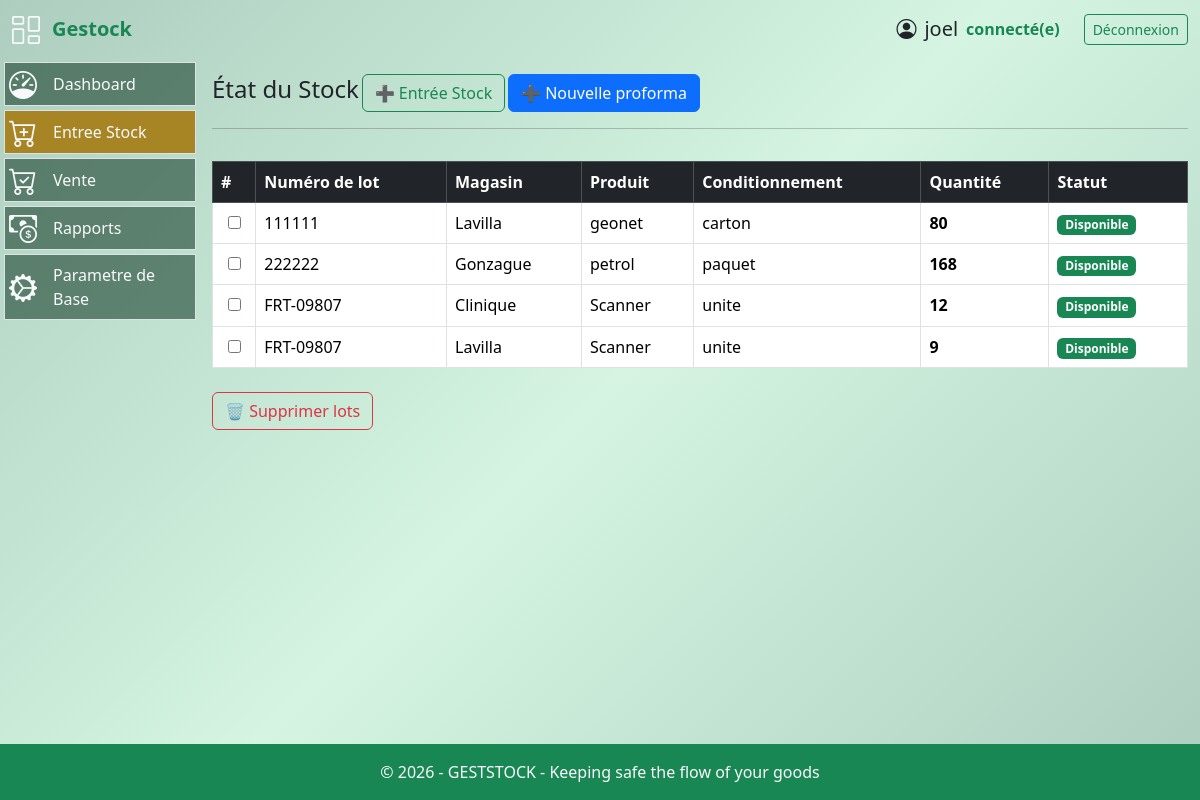
/stock (signed in), run on the app's committed database.
### models.py (models this page shows, shortened)
class User(UserMixin, db.Model):
  id = db.Column(db.Integer, primary_key=True)
  username = db.Column(db.String(64), index=True, nullable=False)
  email = db.Column(db.String(120), unique=True, nullable=False)
  password_hash = db.Column(db.String(256))
  role = db.Column(db.String(20), nullable=False, default='operateur')
  joined_at = db.Column(db.DateTime(), default = datetime.now(timezone.utc), index = True)
  must_change_password = db.Column(db.Boolean, default=False)
  __table_args__ = (
      db.UniqueConstraint('email', name='uq_user_email'),
  )

class Stock(db.Model):
    id = db.Column(db.Integer, primary_key=True)
    produit_id = db.Column(
        db.Integer,
        db.ForeignKey("produit.id"),
        nullable=False
    )
    numero_lot = db.Column(db.String(120), nullable=False)
    quantite = db.Column(db.Integer, nullable=False, default=0)
    seuil_alerte = db.Column(db.Integer, default=5)
    date_creation = db.Column(db.DateTime(), default = datetime.now(timezone.utc), index = True)
    type_conditionnement = db.Column(
    db.Enum(
        TypeConditionnement,
        values_callable=lambda x: [e.value for e in x],
        name="typeconditionnement"
    ),
    nullable=True  # a remplacer par False apres render ok
    )
    magasin_id = db.Column(db.Integer, db.ForeignKey("magasin.id"), nullable=False)
    __table_args__ = (
    db.UniqueConstraint("produit_id", "numero_lot", "magasin_id", "type_conditionnement", name="uix_produit_lot_magasin_conditionnement"),
)

class Magasin(db.Model):
    id = db.Column(db.Integer, primary_key=True)
    nom = db.Column(db.String(120), unique=True, nullable=False)
    stocks = db.relationship("Stock", backref="magasin", lazy=True)

class Produit(db.Model):
  id = db.Column(db.Integer, primary_key=True)
  nom_produit = db.Column(db.String(128), nullable=False,index=True)
  code_produit = db.Column(db.String(256), nullable=False, unique=True)
  description = db.Column(db.String(256), nullable=False)
  image = db.Column(db.String(255), nullable=True)
  stocks = db.relationship("Stock", backref="produit", lazy=True)

### routes.py (the view)
@app.route("/stock", methods=["GET"])
@login_required
def etat_stock():
    produits_all = Produit.query.order_by(Produit.nom_produit).all()
    magasins = Magasin.query.order_by(Magasin.nom).all()
    stocks = (
        Stock.query
        .join(Produit)
        .filter(Stock.quantite > 0)
        .order_by(Stock.numero_lot)
        .all()
    )
    return render_template(
        "ajout_stock.html",   # ta page unique
        stocks=stocks,
        produits_all=produits_all,
        magasins=magasins
    )

### routes.py (called while the page is built)
@app.after_request
def disable_cache(response):
    response.headers["Cache-Control"] = "no-store, no-cache, must-revalidate, private"
    response.headers["Pragma"] = "no-cache"
    response.headers["Expires"] = "0"
    return response

@login_manager.user_loader
def load_user(user_id):
    return User.query.get(int(user_id))

@app.context_processor
def utility_processor():
    def is_active(prefix):
        return request.endpoint and prefix in request.endpoint
    return dict(is_active=is_active)

### templates/ajout_stock.html (shortened to what this page needs)
{% extends "base.html" %}
{% block content %}
<div class="py-3">
  <div class="col-6 d-flex justify-content-between align-items-center">
    <h4>État du Stock</h4>
    <button class="btn btn-outline-success"
            data-bs-toggle="modal"
            data-bs-target="#addAchatModal">
      ➕ Entrée Stock
    </button>
    <a href="{{ url_for('nouvelle_proforma') }}"
       class="btn btn-primary">
      ➕ Nouvelle proforma
    </a>
  </div>
  <hr>
  {% if stocks %}
  <form action="{{ url_for('delete_lot') }}" method="post">
    <div class="table-responsive" style="max-height: 350px;">
      <table class="table table-bordered table-hover mt-3">
        <thead class="table-dark">
          <tr>
            <th>#</th>
            <th>Numéro de lot</th>
            <th>Magasin</th>
            <th>Produit</th>
            <th>Conditionnement</th>
            <th>Quantité</th>
            <th>Statut</th>
          </tr>
        </thead>
        <tbody>
        {% for s in stocks %}
          <tr class="stock-row"
              data-id="{{ s.id }}"
              data-lot="{{ s.numero_lot }}"
              data-magasin="{{ s.magasin.id }}"
              data-produit="{{ s.produit.id }}"
              data-quantite="{{ s.quantite }}"
              data-conditionnement="{{ s.type_conditionnement.value}}"
              style="cursor:pointer">
            <td class="text-center align-middle">
              <input type="checkbox"
                     name="stock_ids[]"
                     value="{{ s.id }}">
            </td>
            <td>{{ s.numero_lot }}</td>
            <td>{{ s.magasin.nom }}</td>
            <td>{{ s.produit.nom_produit }}</td>
            <td>{{s.type_conditionnement.value}}</td>
            <td class="fw-bold">{{ s.quantite }}</td>
            <td>
              {% if s.quantite == 0 %}
                <span class="badge bg-danger">Rupture</span>
              {% elif s.quantite < s.seuil_alerte %}
                <span class="badge bg-warning text-dark">Faible</span>
              {% else %}
                <span class="badge bg-success">Disponible</span>
              {% endif %}
            </td>
          </tr>
        {% endfor %}
        </tbody>
      </table>
    </div>
    <button type="submit"
            class="btn btn-outline-danger mt-2"
            onclick="return confirm('Supprimer les lots sélectionnés ?')">
      🗑 Supprimer lots
    </button>
  </form>
  {% else %}
    <div class="alert alert-warning text-center mt-3">
      Aucun produit en stock pour le moment.
    </div>
  {% endif %}
</div>
{% endblock %}

### templates/base.html (shortened to what this page needs)
<!DOCTYPE html>
<html lang="fr">
<head>
    <link rel="stylesheet" href="/static/style/styles.css">
    <link rel="stylesheet" href="{{ url_for('static', filename='css/bootstrap.min.css') }}">
    <link rel="stylesheet" href="{{ url_for('static', filename='style/styles.css') }}">
    <link rel="stylesheet" href="https://cdn.jsdelivr.net/npm/bootstrap-icons@1.11.3/font/bootstrap-icons.css">
</head>
<body class="d-flex flex-column min-vh-100 bg-gradient-success">
    <header class="container-fluid py-2">
        <div class="row align-items-between">
            <div class="col-2 gap-2 d-flex align-items-center">
                    <i class="bi bi-columns-gap text-light fs-3"></i>
                <span class="fs-5 px-1 fw-semibold text-success">
                    Gestock
                </span>
            </div>
            <div class="col-10 d-flex gap-4 justify-content-end align-items-center">
                {% if current_user.is_authenticated %}
                    <div class="d-flex justify-content-end align-items-center ">
                        <span class="fs-5 d-flex justify-content-end mx-2 align-items-center">
                            <i class="bi bi-person-circle fs-5 mx-2"></i>
                            {{ current_user.username }}
                        </span>
                        <span class="fs-6 fw-semibold text-success">connecté(e)</span>
                    </div>
                    <div>
                        <a href="{{ url_for('logout') }}" class="btn btn-sm btn-outline-success">
                            Déconnexion
                        </a>
                    </div>
                {% endif %}
            </div>
        </div>
    </header>
    <main class="container-fluid flex-fill">
            <div class="row">
                {% if current_user.is_authenticated %}
                {% if request.path.startswith('/gestion_materiel') %}
                <nav class="col-3 col-md-2 p-1">
                            {% set active_pages = ['paiement', 'produit', 'client', 'dashboard', 'transaction', 'facture', 'stock', 'user'] %}
                        <ul class="nav flex-column gap-1">
                            {% if current_user.role in ["admin","operateur"] %}
                            <li class="nav-item  px-1  {{ 'active bg-nav2' if is_active('client') else '' }}
                                bg-nav-hover bg-nav border d-flex flex-fill justify-content-start align-items-center">
                                <i class="bi bi-person-standing text-light fs-3"></i>
                                <a class="nav-link active text-light" href="{{ url_for('client') }}">Gestion Clients</a>
                            </li>
                            <li class="{{ 'active bg-nav2' if is_active('produit') else '' }} nav-item bg-nav-hover bg-nav px-1 border d-flex flex-fill justify-content-start align-items-center">
                                <i class="bi bi-bag-fill text-light fs-3"></i>
                                <a class="nav-link text-light" href="{{url_for('produit')}}">Gestion Produits</a>
                            </li>
                            <li class="{{ 'active bg-nav2' if is_active('liste_vendeurs') else '' }} nav-item bg-nav-hover bg-nav px-1 border d-flex flex-fill justify-content-start align-items-center">
                                <i class="bi bi-bag-fill text-light fs-3"></i>
                                <a class="nav-link text-light" href="{{url_for('liste_vendeurs')}}">Gestion Vendeurs</a>
                            </li>
                            {% endif %}
                            {% if current_user.role == "admin" %}
                            <li class="{{ 'bg-nav2' if is_active('compagnie') else '' }} nav-item bg-nav-hover bg-nav px-1 border d-flex flex-fill justify-content-start align-items-center">
                                <i class="bi bi-building fs-3 text-light"></i>
                                <a class="nav-link text-light" href="{{url_for('compagnie')}}">Ma Compagnie</a>
                            </li>
                            <li class="{{ 'bg-nav2' if is_active('user') else '' }} nav-item bg-nav-hover bg-nav px-1 border d-flex flex-fill justify-content-start align-items-center">
                                <i class="bi bi-people fs-3 text-light"></i>
                                <a class="nav-link text-light" href="{{url_for('user')}}">Gestion Utilisateurs</a>
                            </li>
                            {% endif %}
                            {% if current_user.role in ["admin","operateur"] %}
                            <li class="nav-item bg-nav-hover bg-nav px-1 border d-flex flex-fill justify-content-start align-items-center">
                                <i class="bi bi-arrow-left-square-fill text-light fs-3"></i>
                                {% if current_user.role == "admin" %}
                                <a class="nav-link text-light"  href="{{url_for('dashboard')}}">Retour</a>
                                {% else %}
                                <a class="nav-link text-light"  href="{{url_for('etat_stock')}}">Retour</a>
                                {% endif %}
                            </li>
                            {% endif %}
                        </ul>
                    </nav>
                    {% else %}
                    <nav class="col-3 col-md-2 p-1">
                        <ul class="nav flex-column gap-1">
                            {% if current_user.role == "admin" %}
                            <li class=" {{ 'bg-nav2' if is_active('dashboard') else '' }} nav-item bg-nav-hover bg-nav px-1 border d-flex flex-fill justify-content-start align-items-center">
                                <i class="bi bi-speedometer text-light fs-3"></i>
                                <a class="nav-link active text-light" href="{{ url_for('dashboard') }}">Dashboard</a>
                            </li>
                            {% endif %}
                            {% if current_user.role in ["admin","operateur"] %}
                            <li class=" {{ 'bg-nav2' if is_active('etat_stock') else '' }} nav-item bg-nav-hover bg-nav px-1 border d-flex flex-fill justify-content-start align-items-center">
                                <i class="bi-cart-plus text-light fs-3"></i>
                                <a class="nav-link text-light" href="{{url_for('etat_stock')}}">Entree Stock</a>
                            </li>
                            {% endif %}
                            {% if current_user.role == "admin" %}
                            <li class="{{ 'bg-nav2' if is_active('nouvelle_vente') else '' }} nav-item bg-nav-hover bg-nav px-1 border d-flex flex-fill justify-content-start align-items-center">
                                <i class="bi-cart-check text-light fs-3"></i>
                                <a class="nav-link text-light" href="{{url_for('nouvelle_vente')}}">Vente</a>
                            </li>
                            <li class="{{ 'bg-nav2' if is_active('rapport') else '' }} nav-item bg-nav-hover bg-nav px-1 border d-flex flex-fill justify-content-start align-items-center">
                                <i class="bi bi-cash-coin text-light fs-3"></i>
                                <a class="nav-link text-light" href="{{url_for('rapport')}}">Rapports</a>
                            </li>
                            {% endif %}
                            {% if current_user.role in ["admin","operateur"] %}
                            <li class="nav-item bg-nav-hover bg-nav px-1 border d-flex flex-fill justify-content-start align-items-center">
                                <i class="bi bi-gear-wide-connected text-light fs-3"></i>
                                <a class="nav-link text-light" href="{{url_for('client')}}">Parametre de Base</a>
                            </li>
                            {% endif %}
                        </ul>
                    </nav>
                    {% endif %}
                 {% endif %}
                  <section class="{% if current_user.is_authenticated %}col-9 col-md-10{% else %}col-12{% endif %}">
                     {% block content %}{% endblock %}
                  </section>
             </div>
    </main>
    <footer class="bg-success text-light text-center py-3 mt-auto">
        <p class="mb-0">© 2026 - GESTSTOCK - Keeping safe the flow of your goods </p>
    </footer>
</body>
</html>

### static/style/styles.css (style rules this page uses)
body,html { min-height: 100%; }
.bg-gradient-success { background: linear-gradient(135deg, #adcdbf, #d5f5e2, #adcdbf); }
.bg-nav { background-color: #113a248f; }
.bg-nav2 { background-color: #a88524; }

### data on the page
User: username "joel"
Stock: numero_lot "111111", magasin.nom "Lavilla", produit.nom_produit "geonet", type_conditionnement.value "carton", quantite "80", seuil_alerte "Disponible"
Stock: numero_lot "222222", magasin.nom "Gonzague", produit.nom_produit "petrol", type_conditionnement.value "paquet", quantite "168", seuil_alerte "Disponible"
Stock: numero_lot "FRT-09807", magasin.nom "Clinique", produit.nom_produit "Scanner", type_conditionnement.value "unite", quantite "12", seuil_alerte "Disponible"
Stock: numero_lot "FRT-09807", magasin.nom "Lavilla", produit.nom_produit "Scanner", type_conditionnement.value "unite", quantite "9", seuil_alerte "Disponible"
